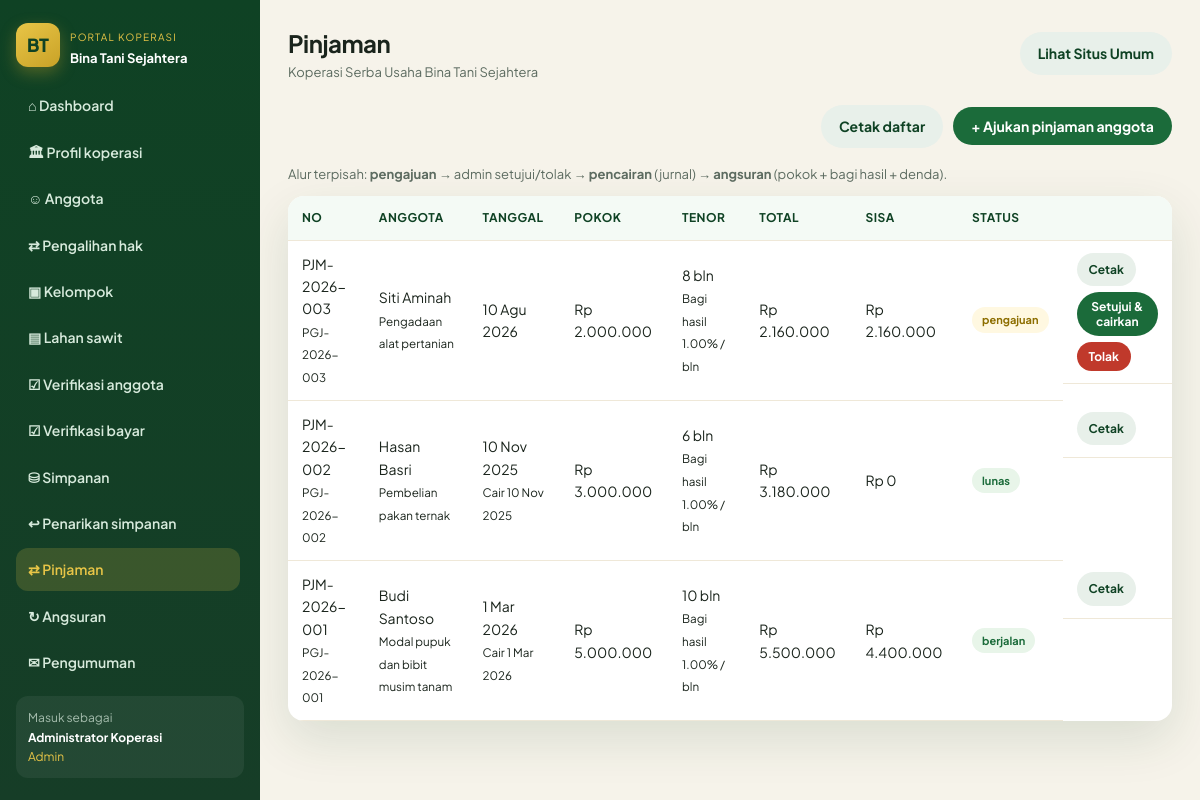
The page /pinjaman.php (signed in) on the database its author committed.
### tables this page shows
CREATE TABLE IF NOT EXISTS pengaturan (
  id INT PRIMARY KEY DEFAULT 1,
  nama_koperasi VARCHAR(150) DEFAULT 'Koperasi Serba Usaha Bina Tani Sejahtera',
  alamat TEXT,
  telepon VARCHAR(30),
  email VARCHAR(80),
  tahun_berdiri YEAR,
  tanggal_berdiri DATE NULL,
  ketua VARCHAR(100),
  visi TEXT,
  misi TEXT,
  bagi_hasil_persen DECIMAL(5,2) NOT NULL DEFAULT 1.00,
  simpanan_pokok DECIMAL(15,2) NOT NULL DEFAULT 500000,
  simpanan_wajib DECIMAL(15,2) NOT NULL DEFAULT 50000
);

CREATE TABLE IF NOT EXISTS pinjaman (
  id INT AUTO_INCREMENT PRIMARY KEY,
  no_pinjaman VARCHAR(20) UNIQUE NOT NULL,
  anggota_id INT NOT NULL,
  tanggal DATE NOT NULL,
  jumlah DECIMAL(15,2) NOT NULL,
  bagi_hasil_persen DECIMAL(5,2) DEFAULT 1.00,
  tenor INT NOT NULL,
  keperluan VARCHAR(255),
  status VARCHAR(20) DEFAULT 'pengajuan',
  total_tagihan DECIMAL(15,2) DEFAULT 0,
  sisa DECIMAL(15,2) DEFAULT 0,
  catatan TEXT,
  agunan VARCHAR(120) NULL,
  no_perjanjian VARCHAR(40) NULL,
  pengajuan_id INT NULL,
  pencairan_id INT NULL,
  created_at TIMESTAMP DEFAULT CURRENT_TIMESTAMP
);

CREATE TABLE IF NOT EXISTS pengajuan_pinjaman (
  id INT AUTO_INCREMENT PRIMARY KEY,
  no_pengajuan VARCHAR(30) UNIQUE NOT NULL,
  anggota_id INT NOT NULL,
  tanggal DATE NOT NULL,
  jumlah DECIMAL(15,2) NOT NULL,
  bagi_hasil_persen DECIMAL(5,2) DEFAULT 1.00,
  tenor INT NOT NULL,
  keperluan VARCHAR(255),
  agunan VARCHAR(120),
  status VARCHAR(20) DEFAULT 'pengajuan',
  catatan TEXT,
  created_at TIMESTAMP DEFAULT CURRENT_TIMESTAMP
);

CREATE TABLE IF NOT EXISTS anggota (
  id INT AUTO_INCREMENT PRIMARY KEY,
  no_anggota VARCHAR(20) UNIQUE NOT NULL,
  nik VARCHAR(20),
  nama VARCHAR(100) NOT NULL,
  jenis_kelamin ENUM('L','P') DEFAULT 'L',
  tempat_lahir VARCHAR(80),
  tanggal_lahir DATE,
  alamat TEXT,
  desa VARCHAR(80),
  kecamatan VARCHAR(80),
  no_hp VARCHAR(20),
  pekerjaan VARCHAR(80),
  kelompok_tani VARCHAR(120) NULL,
  id_kelompok INT NULL,
  jabatan_kelompok VARCHAR(50) NULL DEFAULT 'Anggota',
  plasma TINYINT(1) NOT NULL DEFAULT 0,
  punya_tanah TINYINT(1) NOT NULL DEFAULT 0,
  luas_tanah DECIMAL(10,2) NULL,
  stdb VARCHAR(10) NOT NULL DEFAULT 'belum',
  no_stdb VARCHAR(50) NULL,
  foto VARCHAR(120) NULL,
  ktp_file VARCHAR(120) NULL,
  sertifikat_file VARCHAR(120) NULL,
  catatan_verifikasi TEXT NULL,
  status_keanggotaan VARCHAR(20) DEFAULT 'Biasa',
  tanggal_daftar DATE,
  status VARCHAR(20) NOT NULL DEFAULT 'pending',
  username VARCHAR(50) NULL,
  password VARCHAR(255) NULL,
  created_at TIMESTAMP DEFAULT CURRENT_TIMESTAMP
);

CREATE TABLE IF NOT EXISTS pencairan_pinjaman (
  id INT AUTO_INCREMENT PRIMARY KEY,
  pengajuan_id INT NOT NULL,
  no_pinjaman VARCHAR(30) UNIQUE NOT NULL,
  no_perjanjian VARCHAR(40),
  tanggal_cair DATE NOT NULL,
  jumlah_cair DECIMAL(15,2) NOT NULL,
  total_tagihan DECIMAL(15,2) NOT NULL,
  sisa DECIMAL(15,2) NOT NULL,
  status VARCHAR(20) DEFAULT 'berjalan',
  created_by INT,
  created_at TIMESTAMP DEFAULT CURRENT_TIMESTAMP
);

### pinjaman.php (the view, shortened to what this page needs)
<?php
require __DIR__ . '/config.php';
$title = 'Pinjaman';
$pdo = db();
$u = auth();
$staff = in_array($u['role'], ['admin','pengurus']);
if ($staff) {
    $rows = $pdo->query("SELECT p.*, a.nama, a.no_anggota, g.no_pengajuan, c.tanggal_cair, c.no_perjanjian
        FROM pinjaman p
        JOIN anggota a ON a.id=p.anggota_id
        LEFT JOIN pengajuan_pinjaman g ON g.id=p.pengajuan_id
        LEFT JOIN pencairan_pinjaman c ON c.id=p.pencairan_id
        ORDER BY " . sql_urut([
            'no' => 'p.no_pinjaman',
            'nama' => 'a.nama',
            'tanggal' => 'p.tanggal',
            'pokok' => 'p.jumlah',
            'tenor' => 'p.tenor',
            'total' => 'p.total_tagihan',
            'sisa' => 'p.sisa',
            'status' => 'p.status',
        ], 'p.id DESC') . "")->fetchAll();
}
include __DIR__ . '/includes/app_header.php';
?>
<div class="row" style="margin-bottom:16px;justify-content:flex-end;">
  <a class="btn btn-ghost" href="cetak.php?jenis=pinjaman" target="_blank">Cetak daftar</a>
  <?php if ($staff || status_anggota((int)($u['anggota_id'] ?? 0)) !== 'pasif'): ?>
  <button class="btn btn-green" type="button" onclick="openModal('mPinjam')"><?= $staff ? '+ Ajukan pinjaman anggota' : '+ Ajukan pinjaman' ?></button>
  <?php else: ?>
  <span style="font-size:13px;color:var(--muted);">Status pasif: tidak bisa ajukan pinjaman. Gunakan menu Penarikan simpanan.</span>
  <?php endif; ?>
</div>
<p style="font-size:13px;color:var(--muted);margin-bottom:12px;">Alur terpisah: <strong>pengajuan</strong> → admin setujui/tolak → <strong>pencairan</strong> (jurnal) → <strong>angsuran</strong> (pokok + bagi hasil + denda).</p>
<div class="table-wrap">
  <table>
    <thead><tr><?= th_urut('no','No') ?><?= th_urut('nama','Anggota') ?><?= th_urut('tanggal','Tanggal') ?><?= th_urut('pokok','Pokok') ?><?= th_urut('tenor','Tenor') ?><?= th_urut('total','Total') ?><?= th_urut('sisa','Sisa') ?><?= th_urut('status','Status') ?><th></th></tr></thead>
    <tbody>
    <?php foreach ($rows as $r): ?>
      <tr>
        <td>
          <?= e($r['no_pinjaman']) ?>
          <?php if (!empty($r['no_pengajuan'])): ?><br><small><?= e($r['no_pengajuan']) ?></small><?php endif; ?>
        </td>
        <td><?= e($r['nama']) ?><br><small><?= e($r['keperluan']) ?></small></td>
        <td><?= tgl($r['tanggal']) ?><?php if (!empty($r['tanggal_cair'])): ?><br><small>Cair <?= tgl($r['tanggal_cair']) ?></small><?php endif; ?></td>
        <td><?= rupiah($r['jumlah']) ?></td>
            <td><?= (int)$r['tenor'] ?> bln<br><small>Bagi hasil <?= $r['bagi_hasil_persen'] ?>% / bln</small></td>
        <td><?= rupiah($r['total_tagihan']) ?></td>
        <td><?= rupiah($r['sisa']) ?></td>
        <td>
          <span class="badge b-<?= e($r['status']) ?>"><?= e($r['status']) ?></span>
        </td>
        <td class="actions">
          <a class="btn btn-ghost btn-sm" href="cetak.php?jenis=pinjaman&id=<?= $r['id'] ?>" target="_blank">Cetak</a>
          <?php if ($staff && $r['status']==='pengajuan'): ?>
          <form method="post" class="actions">
            <button class="btn btn-green btn-sm" name="status" value="disetujui">Setujui & cairkan</button>
          </form>
          <button class="btn btn-danger btn-sm" type="button" onclick="tolakPinjam(<?= (int)$r['id'] ?>, '<?= e($r['no_pinjaman']) ?>')">Tolak</button>
          <?php endif; ?>
        </td>
      </tr>
    <?php endforeach; if (!$rows): ?><tr><td colspan="9">Belum ada pinjaman.</td></tr><?php endif; ?>
    </tbody>
  </table>
</div>
<?php include __DIR__ . '/includes/app_footer.php'; ?>

### includes/app_header.php (shortened to what this page needs)
<?php
$s = setting();
$u = auth();
function nav_active($file) {
    return basename($_SERVER['PHP_SELF']) === $file ? 'active' : '';
}
?>
<!DOCTYPE html>
<html lang="id">
<head>
  <link rel="stylesheet" href="assets/style.css?v=24">
</head>
<body>
<div class="app">
  <aside class="sidebar" id="appSide">
    <div class="side-brand">
      <div class="logo">BT</div>
      <div>
        <small style="color:#e8c547;font-size:10px;letter-spacing:.12em;text-transform:uppercase;">Portal Koperasi</small>
        <strong style="display:block;font-size:13px;color:#fff;">Bina Tani Sejahtera</strong>
      </div>
    </div>
    <nav class="side-nav">
      <a class="<?= nav_active('dashboard.php') ?>" href="dashboard.php">⌂ Dashboard</a>
      <a class="<?= nav_active('profil_koperasi.php') ?>" href="profil_koperasi.php">🏛 Profil koperasi</a>
      <?php if (in_array($u['role'], ['admin','pengurus'])): ?>
        <a class="<?= nav_active('anggota.php') ?>" href="anggota.php">☺ Anggota</a>
        <a class="<?= nav_active('pengalihan.php') ?>" href="pengalihan.php">⇄ Pengalihan hak</a>
        <a class="<?= nav_active('kelompok.php') ?>" href="kelompok.php">▣ Kelompok</a>
        <a class="<?= nav_active('tbs_lahan.php') ?>" href="tbs_lahan.php">▤ Lahan sawit</a>
        <a class="<?= nav_active('verifikasi.php') ?>" href="verifikasi.php">☑ Verifikasi anggota</a>
        <a class="<?= nav_active('verifikasi_bayar.php') ?>" href="verifikasi_bayar.php">☑ Verifikasi bayar</a>
        <a class="<?= nav_active('simpanan.php') ?>" href="simpanan.php">⛁ Simpanan</a>
        <a class="<?= nav_active('penarikan.php') ?>" href="penarikan.php">↩ Penarikan simpanan</a>
        <a class="<?= nav_active('pinjaman.php') ?>" href="pinjaman.php">⇄ Pinjaman</a>
        <a class="<?= nav_active('angsuran.php') ?>" href="angsuran.php">↻ Angsuran</a>
        <a class="<?= nav_active('pengumuman.php') ?>" href="pengumuman.php">✉ Pengumuman</a>
      <?php endif; ?>
    </nav>
    <div style="margin-top:auto;padding:12px;background:rgba(255,255,255,.06);border-radius:12px;font-size:12px;">
      <div style="opacity:.7;">Masuk sebagai</div>
      <strong style="color:#fff;"><?= e($u['nama']) ?></strong>
      <div style="color:#e8c547;text-transform:capitalize;"><?= e($u['role']) ?></div>
    </div>
  </aside>
  <div class="main">
    <div class="topbar">
      <div class="topbar-left">
        <div>
          <h2 style="letter-spacing:-.02em;"><?= e($title ?? 'Dashboard') ?></h2>
          <div style="color:#5c6b60;font-size:13px;"><?= e($s['nama_koperasi']) ?></div>
        </div>
      </div>
      <a class="btn btn-ghost hide-sm" href="index.php" target="_blank">Lihat Situs Umum</a>
    </div>

### assets/style.css (style rules this page uses)
:root { --green: #1b6b3a; --green-d: #0f4224; --green-l: #2d9a56; --leaf: #7cb342; --gold: #c9a227; --gold-l: #e8c547; --cream: #f6f3ea; --sand: #efe8d8; --ink: #1a241c; --muted: #5c6b60; --white: #fff; --card: #fff; --shadow: 0 18px 50px rgba(15, 66, 36, .12); --radius: 18px; --nav-h: 76px; }
* { box-sizing: border-box; margin: 0; padding: 0; }
html { scroll-behavior: smooth; }
body { font-family: "Plus Jakarta Sans", system-ui, sans-serif; color: var(--ink); background: var(--cream); line-height: 1.6; overflow-x: hidden; }
a { color: inherit; text-decoration: none; }
.logo { width: 44px; height: 44px; border-radius: 12px; background: linear-gradient(145deg, var(--gold-l), var(--gold)); display: grid; place-items: center; font-weight: 800; color: var(--green-d); font-size: 18px; box-shadow: 0 6px 16px rgba(201,162,39,.35); }
.btn { display: inline-flex; align-items: center; justify-content: center; gap: 8px; padding: 10px 18px; border-radius: 999px; border: 0; cursor: pointer; font-weight: 700; font-size: 14px; font-family: inherit; }
.btn-green { background: var(--green); color: #fff; }
.btn-ghost { background: #e8f0ea; color: var(--green-d); }
.btn-danger { background: #c0392b; color: #fff; }
.btn-sm { padding: 7px 12px; font-size: 12px; }
.table-wrap { overflow-x: auto; overflow-y: hidden; background: #fff; border-radius: 16px; box-shadow: var(--shadow); width: 100%; max-width: 100%; -webkit-overflow-scrolling: touch; }
table { width: 100%; border-collapse: collapse; font-size: 14px; }
th, td { padding: 12px 14px; text-align: left; border-bottom: 1px solid #efe8d8; }
th { background: #f4faf5; color: var(--green-d); font-size: 12px; letter-spacing: .04em; text-transform: uppercase; }
.badge { display: inline-block; padding: 4px 10px; border-radius: 999px; font-size: 11px; font-weight: 700; }
.b-aktif, .b-disetujui, .b-berjalan, .b-lunas { background: #e8f5e9; color: #1b6b3a; }
.b-pengajuan, .b-pending { background: #fff8e1; color: #8d6e00; }
.app { display: grid; grid-template-columns: 260px 1fr; min-height: 100vh; }
.sidebar { background: linear-gradient(180deg, #0f4224, #163d27); color: #dceee1; padding: 22px 16px; position: sticky; top: 0; height: 100vh; max-height: 100vh; overflow: hidden; display: flex; flex-direction: column; }
.side-brand { display: flex; gap: 10px; align-items: center; margin-bottom: 16px; color: #fff; flex: 0 0 auto; }
.side-nav { flex: 1 1 auto; min-height: 0; overflow-y: auto; overflow-x: hidden; padding-right: 4px; margin-bottom: 10px; }
.side-nav { scrollbar-color: rgba(232,197,71,.45) transparent; }
.side-nav a { display: flex; gap: 10px; align-items: center; padding: 10px 12px; border-radius: 12px; color: #d7eadc; font-size: 14px; font-weight: 600; margin-bottom: 4px; }
.side-nav a:hover, .side-nav a.active { background: rgba(232,197,71,.18); color: var(--gold-l); }
.sidebar > div:last-child { flex: 0 0 auto; }
.main { padding: 24px 28px 48px; min-width: 0; overflow-x: hidden; }
.topbar { display: flex; justify-content: space-between; align-items: center; margin-bottom: 22px; }
.row { display: flex; gap: 10px; flex-wrap: wrap; align-items: center; }
.main > .row { margin-bottom: 14px; }
.actions { display: flex; gap: 6px; flex-wrap: wrap; }
.topbar-left { display: flex; align-items: center; gap: 10px; min-width: 0; }
@media (min-width: 961px) { .sidebar { transform: none !important; position: sticky; } }

### rows shown on the page
pengaturan: nama_koperasi "Koperasi Serba Usaha Bina Tani Sejahtera"
pinjaman: no_pinjaman "PJM-2026-003", pengajuan_pinjaman.no_pengajuan "PGJ-2026-003", anggota.nama "Siti Aminah", keperluan "Pengadaan alat pertanian", tanggal "10 Agu 2026", jumlah "Rp 2.000.000", tenor "8", bagi_hasil_persen "1.00", total_tagihan "Rp 2.160.000", sisa "Rp 2.160.000", status "pengajuan"
pinjaman: no_pinjaman "PJM-2026-002", pengajuan_pinjaman.no_pengajuan "PGJ-2026-002", anggota.nama "Hasan Basri", keperluan "Pembelian pakan ternak", tanggal "10 Nov 2025", pencairan_pinjaman.tanggal_cair "10 Nov 2025", jumlah "Rp 3.000.000", tenor "6", bagi_hasil_persen "1.00", total_tagihan "Rp 3.180.000", sisa "Rp 0", status "lunas"
pinjaman: no_pinjaman "PJM-2026-001", pengajuan_pinjaman.no_pengajuan "PGJ-2026-001", anggota.nama "Budi Santoso", keperluan "Modal pupuk dan bibit musim tanam", tanggal "1 Mar 2026", pencairan_pinjaman.tanggal_cair "1 Mar 2026", jumlah "Rp 5.000.000", tenor "10", bagi_hasil_persen "1.00", total_tagihan "Rp 5.500.000", sisa "Rp 4.400.000", status "berjalan"

### other values the page prints
$u['nama'] "Administrator Koperasi"
$u['role'] "Admin"
$title "Pinjaman"
$label "NO ANGGOTA TANGGAL POKOK TENOR TOTAL SISA STATUS"
